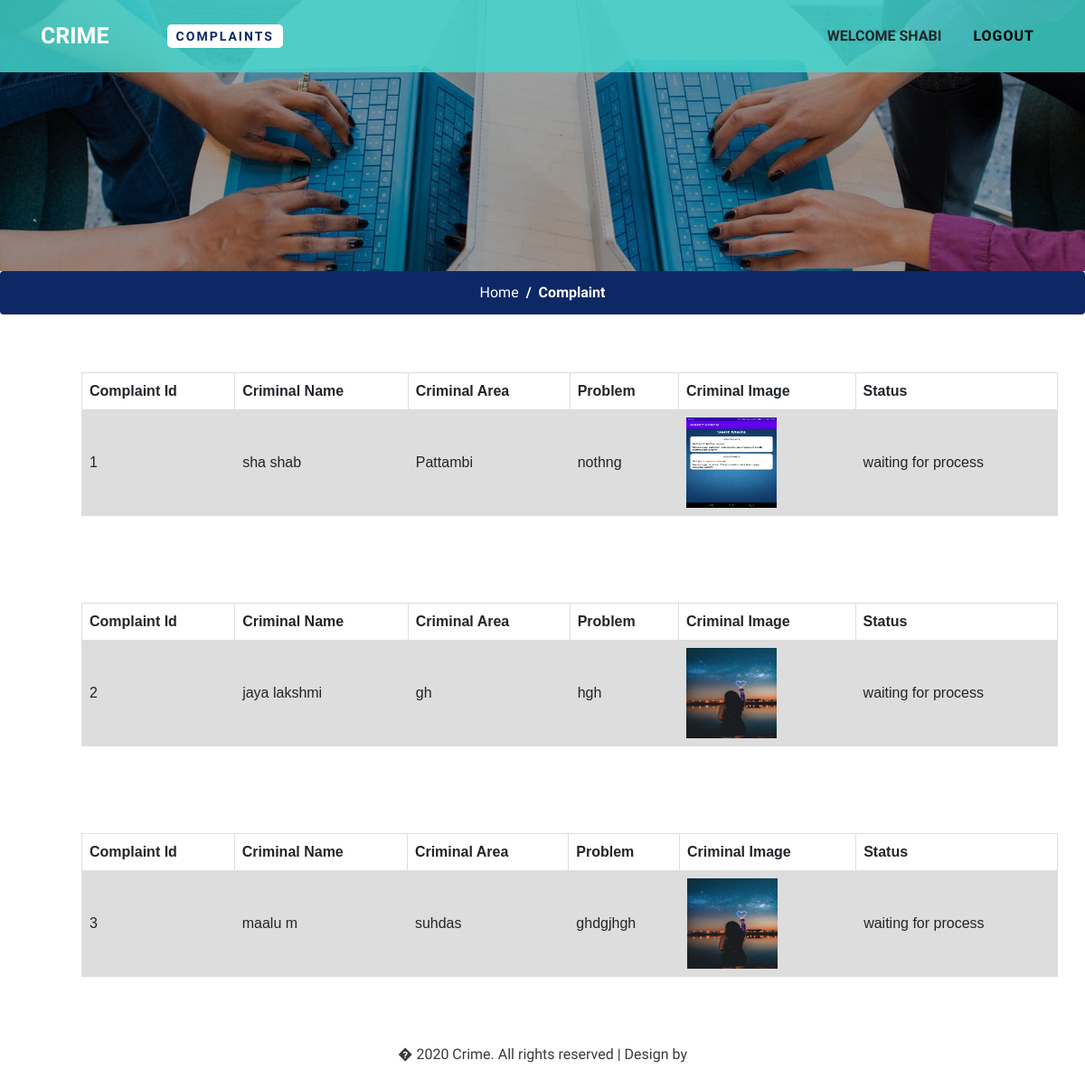
The page /Complaintstatus (signed in) on the database its author committed.
### crime/models.py (models this page shows)
class register_form(models.Model):
    Name = models.CharField(max_length=100)
    Email = models.EmailField()
    Password = models.CharField(max_length=50)
    Phone = models.CharField(max_length=20)

class complaint_details(models.Model):
    Email = models.EmailField()
    firstname = models.CharField(max_length=100)
    lastname = models.CharField(max_length=100)
    cname = models.CharField(max_length=100)
    carea = models.CharField(max_length=800)
    wip = models.CharField(max_length=500)
    detail = models.CharField(max_length=2000)
    reply=models.CharField(max_length=200,null=True,blank=True)
    image = models.ImageField(upload_to="image")

### crime/views.py (the view, shortened to what this page needs)
# urls.py: path("Complaintstatus", views.Complaintstatus, name="Complaintstatus"),
def Complaintstatus(request):
    Email= request.session['email']
    reg=register_form.objects.get(Email=Email)
    fn=reg.Name
    comp=complaint_details.objects.all()
    com=complaint_details.objects.get(Email=Email)
    carea=com.carea
    crna=com.cname
    pro="waiting for process"
    return render(request,"complainstatus.html",{'fn':fn,'comp':comp,'pro':pro})

### template/complainstatus.html (shortened to what this page needs)
{% load static %}
<!DOCTYPE html>
<html lang="zxx">
<head>
    <link href="{%static 'css/bootstrap.min.css' %}" type="text/css" rel="stylesheet" media="all">
    <link href="{%static 'css/style.css' %}" type="text/css" rel="stylesheet" media="all">
    <link href="{%static 'css/font-awesome.min.css' %}" rel="stylesheet">
</head>
<body>
    <header>
        <div class="container">
            <nav class="navbar navbar-expand-lg navbar-light p-0">
                    <h1><a class="navbar-brand" href="index">Crime
                        </a></h1>
                    <div class="collapse navbar-collapse" id="navbarSupportedContent">
                        <ul class="ml-lg-5 navbar-nav mr-lg-auto">
                            <li class="nav-item  active dropdown mr-lg-4 my-lg-0 my-sm-4 my-3">
                                <a href="#" id="navbarDropdown" role="button" data-toggle="dropdown" aria-haspopup="true"
                                    aria-expanded="false">
                                    Complaints
                                </a>
                            </li>
                        </ul>
                            <ul>
                                <li class="nav-item dropdown mr-lg-4 my-lg-0 my-sm-4 my-3 text-uppercase font-weight-bold d-block">Welcome {{fn}}</li>
                            </ul>
                            <button type="button" class="btn w3ls-btn text-uppercase font-weight-bold d-block" data-toggle="modal"
                            aria-pressed="false">
                                <a href="Run_Here" style="color: black;">Logout</a>
                        </button>
                    </div>
                </nav>
        </div>
    </header>
    <div class="inner-banner-w3ls">
    </div>
    <nav aria-label="breadcrumb">
        <ol class="breadcrumb d-flex justify-content-center bg-theme">
            <li class="breadcrumb-item">
                <a href="index" class="text-white">Home</a>
            </li>
            <li class="breadcrumb-item active text-white font-weight-bold" aria-current="page">Complaint</li>
        </ol>
    </nav>
    {% for i in comp %}
    <section class="contact-w3pvt py-lg-5">
               <table style="width: 90%; margin-left: 90px;">
                   <tr><th>Complaint Id</th><th>Criminal Name</th><th>Criminal Area</th><th>Problem</th><th>Criminal Image</th><th>Status</th></tr>
                   <tr>
                       <td> {{i.id}}</td>
            <td>{{i.firstname}}  {{i.lastname}}</td>
             <td>{{i.carea}}</td>
             <td> {{i.wip}}</td>
             <td> <img style="width: 100px; height: 100px" src="media\{{i.image}} " ></td>
                 <td>{{pro}}</td>
        </tr>
               </table>
    </section>
    {% endfor %}
    <div class="cpy-right text-center py-4">
        <p class="text-dark">� 2020 Crime. All rights reserved | Design by
        </p>
    </div>
</body>
</html>

### static/css/style.css (style rules this page uses)
body { font-family: 'Source Sans Pro', sans-serif; background: #fff; }
body a { transition: 0.5s all; -webkit-transition: 0.5s all; -moz-transition: 0.5s all; -o-transition: 0.5s all; -ms-transition: 0.5s all; text-decoration: none; outline: none; }
h1, h2, h3, h4, h5, h6 { margin: 0; font-family: 'Source Sans Pro', sans-serif; }
p { margin: 0; color: #777; font-size: 1em; line-height: 1.8; }
ul { margin: 0; padding: 0; }
ul { list-style-type: none; }
.bg-theme { background: #0d2865 !important; color: #fff; }
.navbar-light .navbar-brand, .navbar-light .navbar-brand:hover { color: #fff; }
.navbar-brand { color: #fff; font-size: 25px; font-weight: 800; text-transform: uppercase; line-height: 2; }
.w3ls-btn { font-size: 1em; letter-spacing: 1px; background: transparent; padding: 0 10px; border-radius: 0; color: #fff; }
li.nav-item a { color: #fff; text-transform: uppercase; font-weight: 600; letter-spacing: 2px; padding: 5px 10px; font-size: 14px; }
li.nav-item a:hover, li.nav-item.active a { color: #0d2865; background: #fff; border-radius: 5px; }
header { padding: 10px 0; background: rgba(65, 216, 209, 0.82); width: 100%; position: absolute; z-index: 9; }
.inner-banner-w3ls { background: url(../images/inner.jpg) no-repeat center; -webkit-background-size: cover; -moz-background-size: cover; -o-background-size: cover; -ms-background-size: cover; background-size: cover; min-height: 300px; position: relative; }
.inner-banner-w3ls:before { background: rgba(0, 0, 0, 0.37); position: absolute; content: ''; width: 100%; height: 100%; left: 0; top: 0; }
.breadcrumb-item+.breadcrumb-item::before { display: inline-block; padding-right: .5rem; color: #ffffff; content: "/"; }

### template/complainstatus.html (style rules this page uses)
table { font-family: arial, sans-serif; border-collapse: collapse; width: 100%; }
td, th { border: 1px solid #dddddd; text-align: left; padding: 8px; }
tr:nth-child(even) { background-color: #dddddd; }

### rows shown on the page
register_form: Name "SHABI"
complaint_details: id "1", firstname "sha", lastname "shab", carea "Pattambi", wip "nothng", image (picture), pro "waiting for process"
complaint_details: id "2", firstname "jaya", lastname "lakshmi", carea "gh", wip "hgh", image (picture), pro "waiting for process"
complaint_details: id "3", firstname "maalu", lastname "m", carea "suhdas", wip "ghdgjhgh", image (picture), pro "waiting for process"
